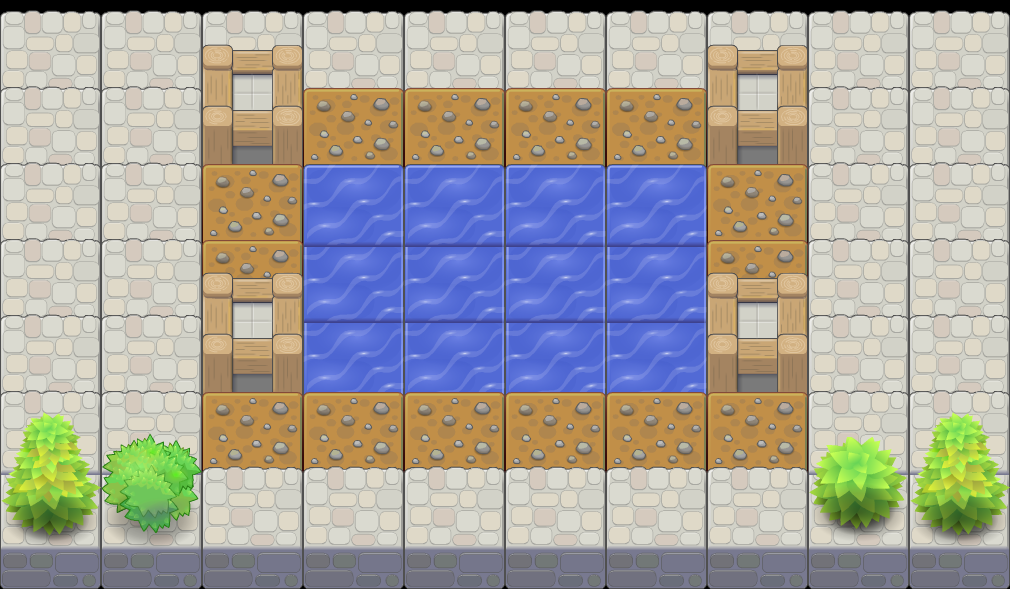

A level layout from a 2D game, rendered from its tile map. Below: a short description, then the map file with tile-grid data replaced by summaries:
An orthogonal 10x31 tile map with 101x19 px tiles, 4 tile layers (Capa de Patrones 1, Capa de patrones 3, Capa de patrones 4, Capa de patrones 2) and 2 objects.

<map version="1.0" orientation="orthogonal" width="10" height="31" tilewidth="101" tileheight="19">
 <tileset firstgid="1" name="sprite" tilewidth="101" tileheight="19">
  <image source="sprite.png" width="505" height="1881" />
 </tileset>
 <layer name="Capa de Patrones 1" width="10" height="31">
  <data>[310 cells, 310 non-empty, 15 distinct tile ids]</data>
 </layer>
 <layer name="Capa de patrones 3" width="10" height="31">
  <data>[310 cells, 29 non-empty, 21 distinct tile ids]</data>
 </layer>
 <layer name="Capa de patrones 4" width="10" height="31">
  <data>[310 cells, 28 non-empty, 7 distinct tile ids]</data>
 </layer>
 <layer name="Capa de patrones 2" width="10" height="31">
  <data>[310 cells, 44 non-empty, 3 distinct tile ids]</data>
 </layer>
 <objectgroup name="players" width="10" height="31">
  <object x="35" y="257" />
  <object x="924" y="241" />
 </objectgroup>
</map>